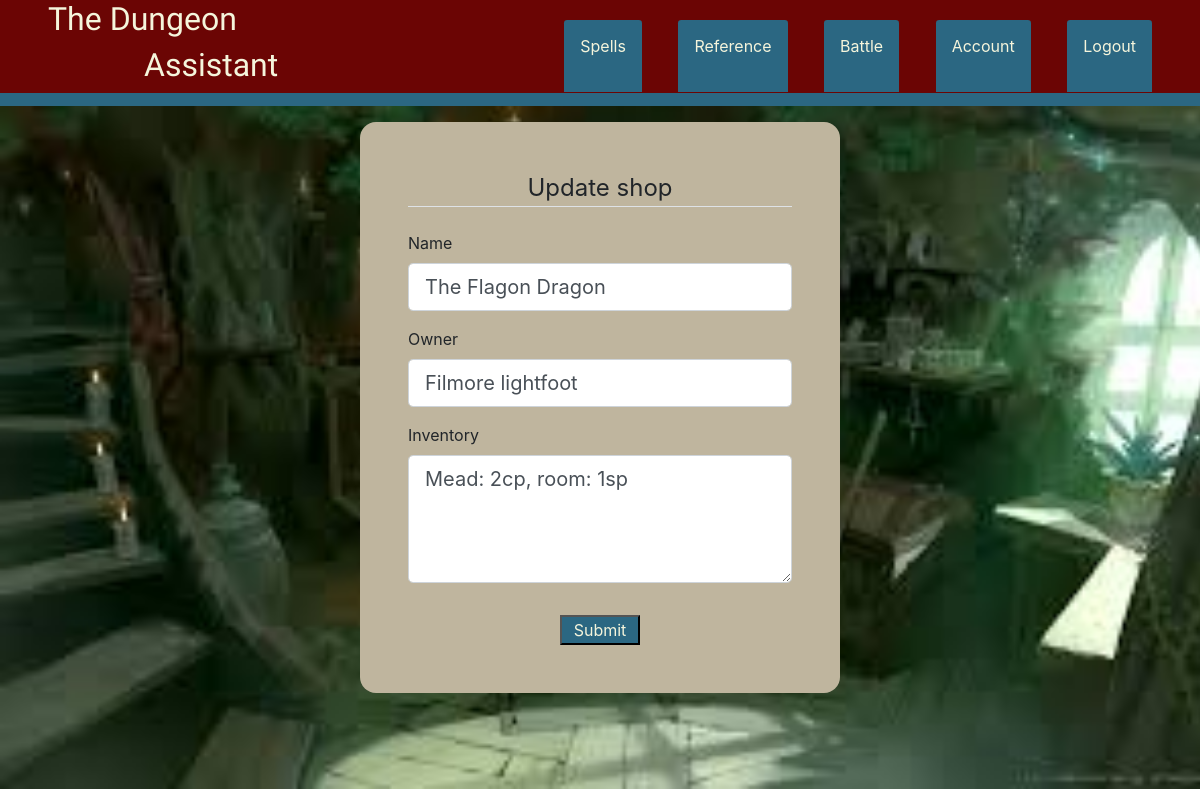
Page /reference/shop/1/update (signed in) on the earlier database version.
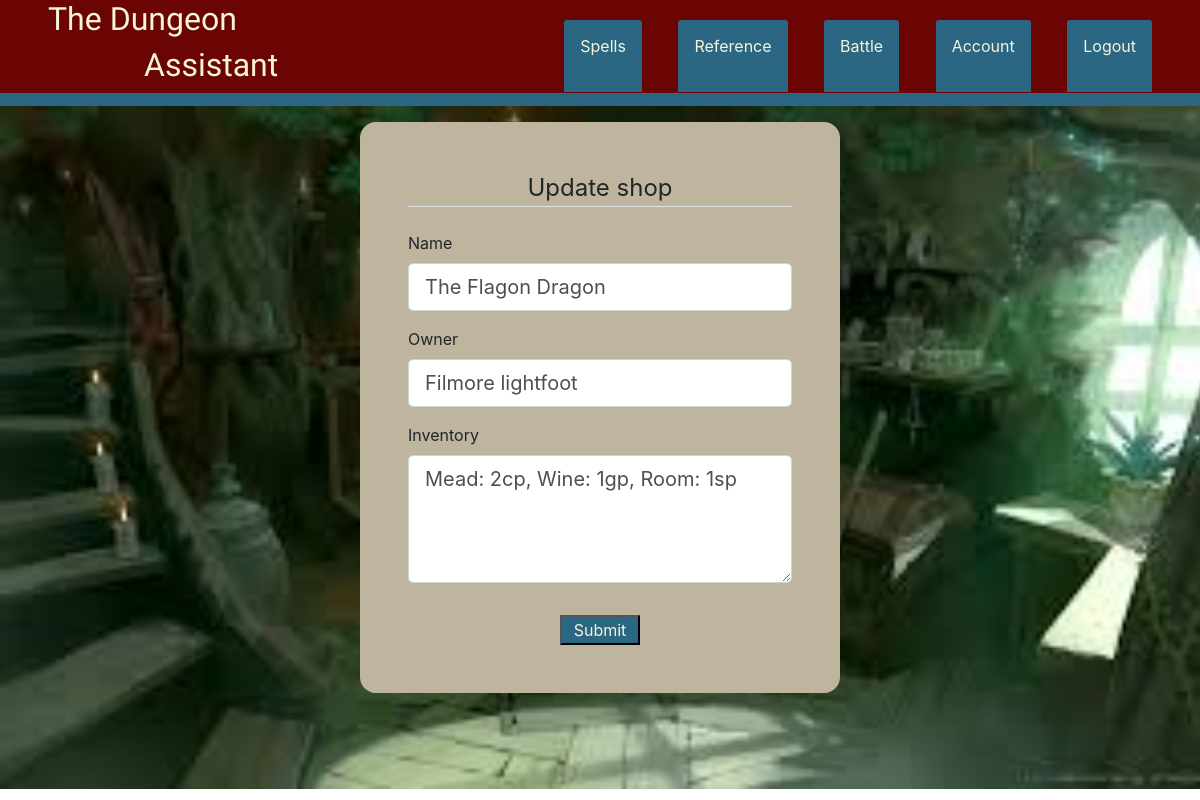
Same page on the later database version.
### the_assistant/models.py (models this page shows, shortened)
class Shop(db.Model):
    id = db.Column(db.Integer, primary_key=True)
    shop_name = db.Column(db.String(40), nullable=False)
    shop_owner = db.Column(db.String(40), nullable=False)
    inventory = db.Column(db.String(1225), nullable=False)
    user_id = db.Column(db.Integer, db.ForeignKey('user.id'), nullable=False)

### the_assistant/routes.py (the view)
@app.route('/reference/shop/<int:shop_id>/update', methods=['GET', 'POST'])
@login_required
def update_shop(shop_id):
    shop = Shop.query.get_or_404(shop_id)
    if shop.author != current_user:
        abort(403)
    form= CreateShop()
    if form.validate_on_submit():
        shop.shop_name = form.shop_name.data
        shop.shop_owner = form.shop_owner.data
        shop.inventory = form.inventory.data
        db.session.commit()
        flash('Shop updated!', 'success')
        return redirect(url_for('shop', shop_id=shop.id))
    elif request.method == 'GET':
        form.shop_name.data = shop.shop_name
        form.shop_owner.data = shop.shop_owner
        form.inventory.data = shop.inventory
    return render_template('createshop.html', title='Update Shop', form=form, legend= 'Update shop')

### the_assistant/forms.py
class CreateShop(FlaskForm):
    shop_name = StringField('Name', validators=[DataRequired()])
    shop_owner = StringField('Owner', validators=[DataRequired()])
    inventory = TextAreaField('Inventory', validators=[DataRequired()])
    submit = SubmitField('Submit')

### the_assistant/models.py (called while the page is built)
@login_manager.user_loader
def load_user(user_id):
    return User.query.get(int(user_id))

### the_assistant/templates/createshop.html (shortened to what this page needs)
{% extends 'base.html' %}
{% block content %}
<section class="back">
    <div class="background-character-2">
        <form method="POST" action="">
            <fieldset class="form-group">
                <legend class="border-bottom mb-4 center">{{ legend }}</legend>
                <div class="form-group">
                    {{ form.shop_name.label(class="from-control-label") }}
                    {% if form.shop_name.errors %}
                    {{ form.shop_name(class="form-control form-control-lg is-invalid") }}
                    <div class="invalid-feedback">
                        {% for error in form.shop_name.errors %}
                        <span>{{ error }}</span>
                        {% endfor %}
                    </div>
                    {% else %}
                    {{ form.shop_name(class="form-control form-control-lg") }}
                    {% endif %}
                </div>
                <div class="form-group">
                    {{ form.shop_owner.label(class="from-control-label") }}
                    {% if form.shop_owner.errors %}
                    {{ form.shop_owner(class="form-control form-control-lg is-invalid") }}
                    <div class="invalid-feedback">
                        {% for error in form.shop_owner.errors %}
                        <span>{{ error }}</span>
                        {% endfor %}
                    </div>
                    {% else %}
                    {{ form.shop_owner(class="form-control form-control-lg") }}
                    {% endif %}
                </div>
                <div class="form-group">
                    {{ form.inventory.label(class="from-control-label") }}
                    {% if form.inventory.errors %}
                    {{ form.inventory(class="form-control form-control-lg is-invalid") }}
                    <div class="invalid-feedback">
                        {% for error in form.inventory.errors %}
                        <span>{{ error }}</span>
                        {% endfor %}
                    </div>
                    {% else %}
                    {{ form.inventory(class="form-control form-control-lg height-8") }}
                    {% endif %}
                </div>
            </fieldset>
            <div class="center">
                {{ form.submit(class="view-button") }}
            </div>
        </form>
    </div>
</section>
{% endblock content %}

Differences in the rows shown:
changed Shop "The Flagon Dragon": inventory "Mead: 2cp, room: 1sp" → "Mead: 2cp, Wine: 1gp, Room: 1sp"
